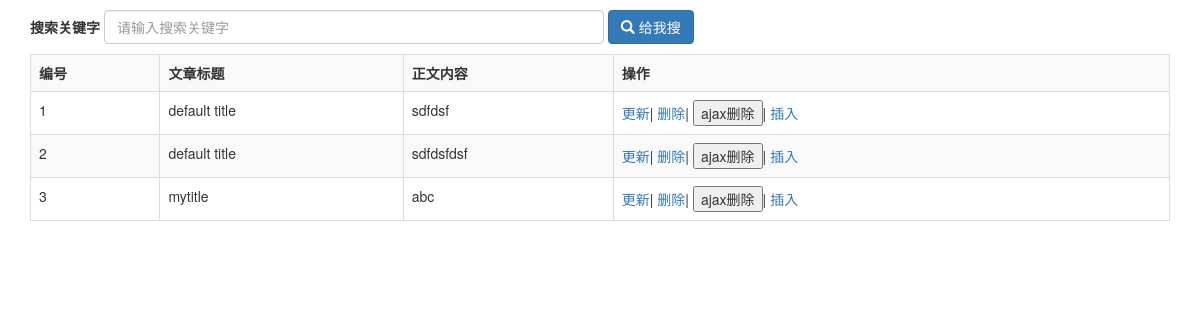
Before: /show/ with the older database file.
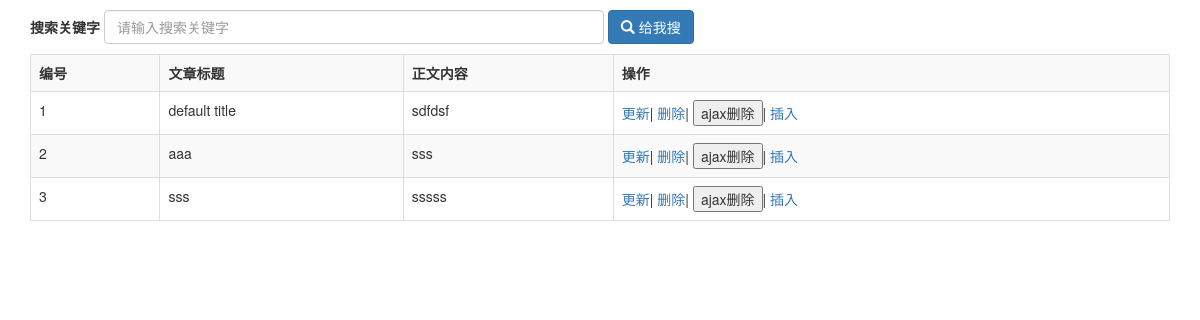
After: the same page with the newer database file.
### blog/models.py (models this page shows)
class Article(models.Model):
    title = models.CharField(max_length=30, default='default title')
    content = models.TextField(null=True)

### blog/views.py (the view)
# urls.py: path('show/', bv.index),
def index(request):
    articles = Article.objects.all()
    return render(request, "index.html", {'articles': articles})

### blog/templates/index.html (shortened to what this page needs)
<!DOCTYPE html>
<html lang="en">
<head>
    <link rel="stylesheet" href="/static/css/bootstrap.css">
</head>
<body>
<div class="container">
    <form class="form-inline" action="#" method="post" style="margin: 10px 0px">
        <div class="form-group">
            <label class="control-label">搜索关键字</label>
            <input type="text" class="form-control" style="width: 500px" placeholder="请输入搜索关键字">
        </div>
        <button type="submit" class="btn btn-primary">
            <span class="glyphicon glyphicon-search" aria-hidden="true"></span>
            给我搜
        </button>
    </form>
    <table class="table table-striped table-bordered table-hover">
        <tr>
            <th>编号</th>
            <th>文章标题</th>
            <th>正文内容</th>
            <th>操作</th>
        </tr>
        {% for article in articles %}
            <tr>
                <td>{{ forloop.counter }}</td>
                <td>{{ article.title }}</td>
                <td>{{ article.content }}</td>
                <td><a href="/get_id/{{ article.id }}">更新</a>|
                    <a href="/delete/{{ article.id }}">删除</a>|
                    <button type="button" class="btnDel" id="{{ article.id }}">ajax删除</button>|
                    <a href="/save/">插入</a></td>
            </tr>
        {% endfor %}
    </table>
</div>
</body>
</html>

Changed rows visible on the page:
removed Article: title "default title", content "sdfdsfdsf"
removed Article: title "mytitle", content "abc"
added Article: title "aaa", content "sss"
added Article: title "sss", content "sssss"
